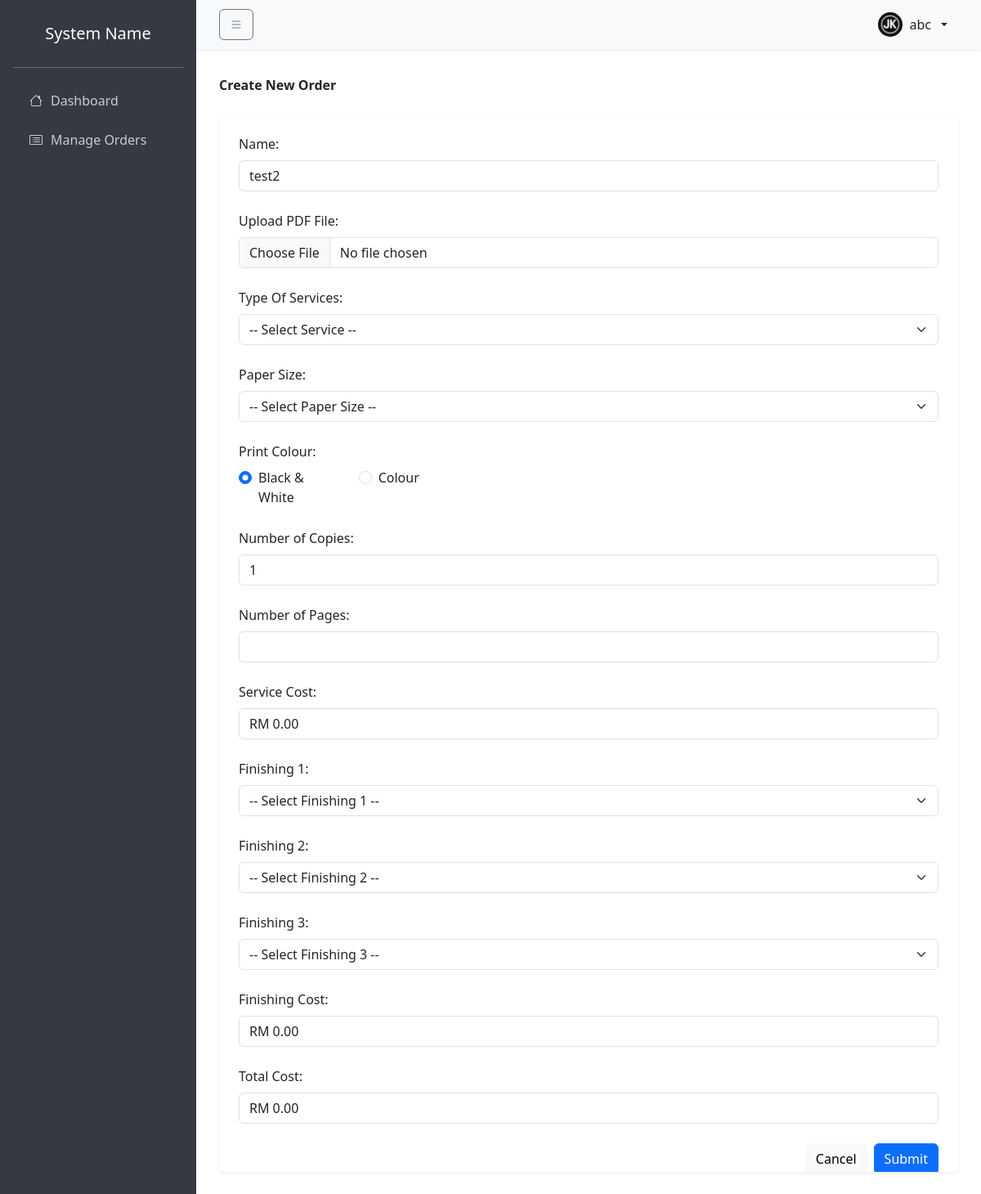
The app's page /createorder.php?id=10000001, older data.
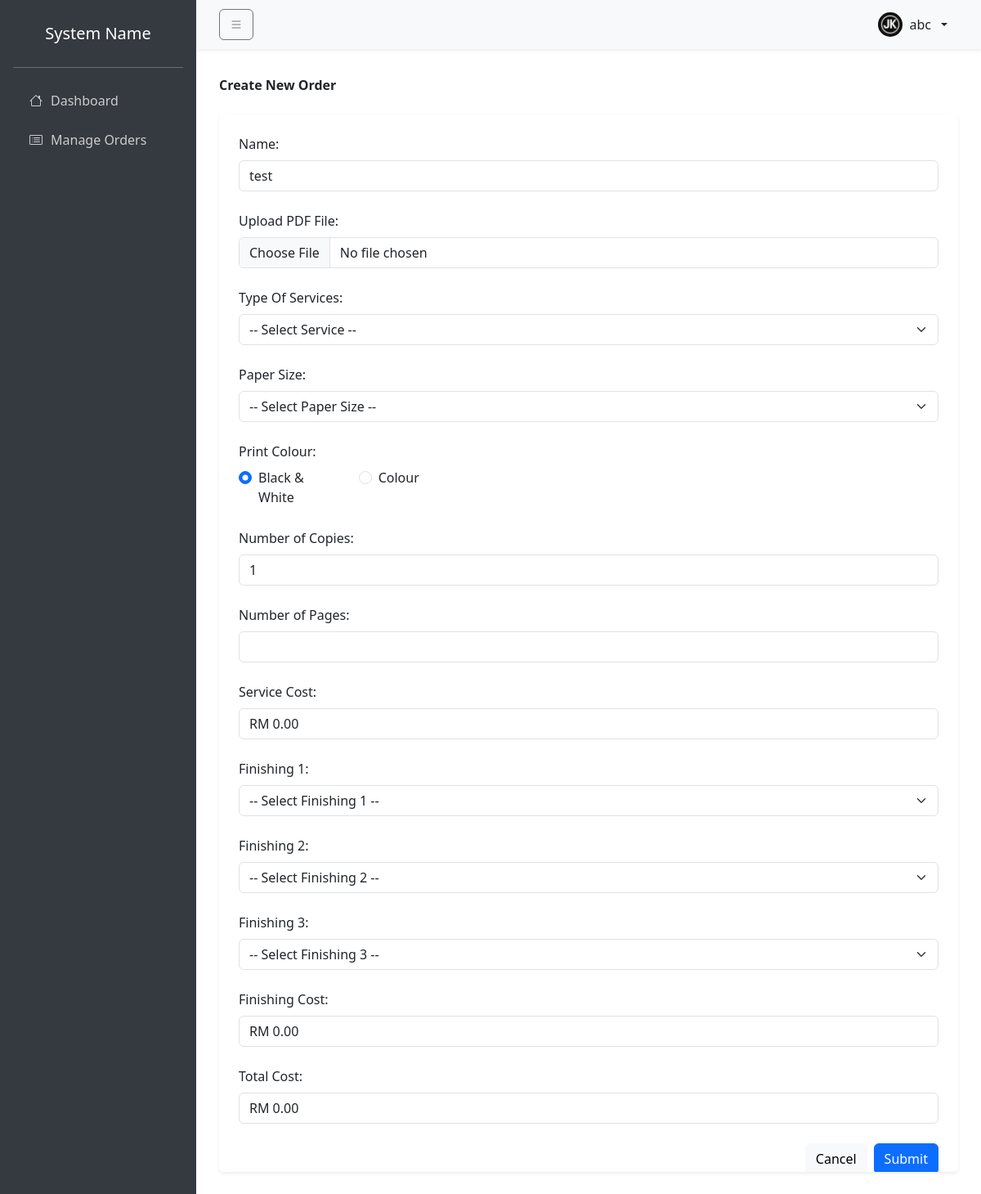
The same page, newer data.
### tables this page shows
CREATE TABLE `user` (
  `user_id` bigint(8) NOT NULL,
  `email` varchar(100) NOT NULL,
  `password` varchar(100) NOT NULL,
  `name` varchar(100) DEFAULT NULL,
  `img_id` int(11) DEFAULT NULL,
  `phone_number` varchar(15) DEFAULT NULL,
  `role` varchar(8) DEFAULT NULL,
  `create_date` date DEFAULT NULL
);

### createorder.php (the view, shortened to what the changed rows need)
<?php
include 'dbms.php';
$user_id = $_GET['id'];
$user_info = "SELECT * FROM user WHERE user_id = '$user_id'";
$result_user_info = mysqli_query($conn, $user_info);
$row_user_info = mysqli_fetch_assoc($result_user_info);
?>
<!DOCTYPE html>
<html lang="en">
<head>
    <link href="https://cdn.jsdelivr.net/npm/bootstrap@5.3.5/dist/css/bootstrap.min.css" rel="stylesheet">
    <link href="https://cdn.jsdelivr.net/npm/bootstrap-icons@1.11.3/font/bootstrap-icons.min.css" rel="stylesheet">
</head>
<body>
    <main id="mainContent" class="main-content">
        <div class="container-fluid">
            <div class="container mt-4 bg-white p-4 rounded shadow-sm" style="max-height: 80vh; overflow-y: auto;">
                <form id="printForm" method="POST" enctype="multipart/form-data">
                    <div class="mb-4">
                        <label for="customerName" class="form-label">Name:</label>
                        <input class="form-control" type="text" id="customerName" name="customerName" value="<?php echo $row_user_info['name']; ?>" required>
                    </div>
                </form>
            </div>
        </div>
    </main>
</body>
</html>

Row changes from the older to the newer data that the page shows:
changed user: customerName "test2" → "test"
